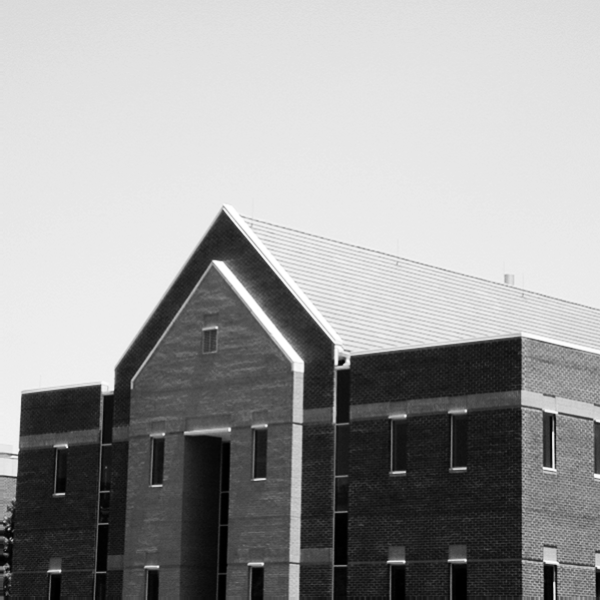
#> input picture building.tif, 600 x 600 px
$ python convolution4.py
#> lines starting #> are read from the running program, lines starting #| are printed output that depends on the picture

import cv2
import numpy as np

image = cv2.imread('building.tif', cv2.IMREAD_GRAYSCALE)
#> image is the input picture: shape (600, 600); min 0, max 255, mean 155.8
kernel = np.array([[-1, -1, -1],
                   [-1, 8, -1],
                   [-1, -1, -1]])

result = cv2.filter2D(image, -1, kernel)
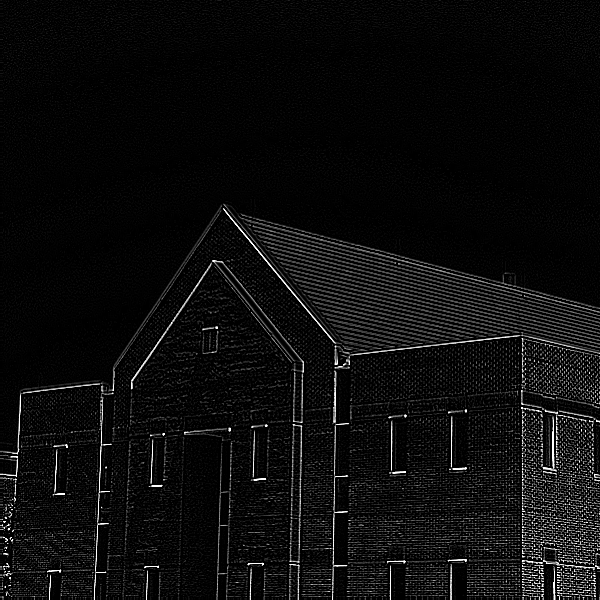
#> result: shape (600, 600); min 0, max 255, mean 12.9

cv2.imwrite('result.jpg', result)
cv2.imshow('output', result)
cv2.waitKey()
